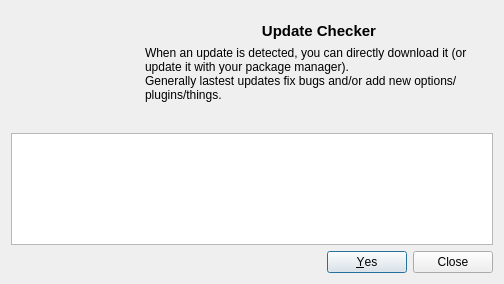
<?xml version="1.0" encoding="UTF-8"?>
<ui version="4.0">
 <class>pUpdateCheckerDialog</class>
 <widget class="QDialog" name="pUpdateCheckerDialog">
  <property name="geometry">
   <rect>
    <x>0</x>
    <y>0</y>
    <width>504</width>
    <height>284</height>
   </rect>
  </property>
  <property name="windowTitle">
   <string>Update Checker</string>
  </property>
  <property name="windowIcon">
   <iconset resource="resources/pUpdateChecker.qrc">
    <normaloff>:/icons/pUpdateChecker.png</normaloff>:/icons/pUpdateChecker.png</iconset>
  </property>
  <layout class="QVBoxLayout" name="verticalLayout">
   <item>
    <layout class="QGridLayout" name="gridLayout">
     <item row="0" column="0" rowspan="4">
      <widget class="QLabel" name="lLogo">
       <property name="sizePolicy">
        <sizepolicy hsizetype="Maximum" vsizetype="Maximum">
         <horstretch>0</horstretch>
         <verstretch>0</verstretch>
        </sizepolicy>
       </property>
       <property name="maximumSize">
        <size>
         <width>128</width>
         <height>128</height>
        </size>
       </property>
       <property name="pixmap">
        <pixmap resource="resources/pUpdateChecker.qrc">:/icons/pUpdateChecker.png</pixmap>
       </property>
       <property name="scaledContents">
        <bool>true</bool>
       </property>
      </widget>
     </item>
     <item row="1" column="1">
      <widget class="QLabel" name="lTitle">
       <property name="sizePolicy">
        <sizepolicy hsizetype="Preferred" vsizetype="Maximum">
         <horstretch>0</horstretch>
         <verstretch>0</verstretch>
        </sizepolicy>
       </property>
       <property name="font">
        <font>
         <pointsize>11</pointsize>
         <weight>75</weight>
         <bold>true</bold>
        </font>
       </property>
       <property name="text">
        <string>Update Checker</string>
       </property>
       <property name="alignment">
        <set>Qt::AlignCenter</set>
       </property>
      </widget>
     </item>
     <item row="2" column="1">
      <widget class="QLabel" name="lInformations">
       <property name="sizePolicy">
        <sizepolicy hsizetype="Preferred" vsizetype="Preferred">
         <horstretch>0</horstretch>
         <verstretch>0</verstretch>
        </sizepolicy>
       </property>
       <property name="text">
        <string>When an update is detected, you can directly download it (or update it with your package manager).
Generally lastest updates fix bugs and/or add new options/plugins/things.</string>
       </property>
       <property name="alignment">
        <set>Qt::AlignBottom|Qt::AlignLeading|Qt::AlignLeft</set>
       </property>
       <property name="wordWrap">
        <bool>true</bool>
       </property>
      </widget>
     </item>
     <item row="3" column="1">
      <spacer name="verticalSpacer">
       <property name="orientation">
        <enum>Qt::Vertical</enum>
       </property>
       <property name="sizeType">
        <enum>QSizePolicy::Fixed</enum>
       </property>
       <property name="sizeHint" stdset="0">
        <size>
         <width>16</width>
         <height>5</height>
        </size>
       </property>
      </spacer>
     </item>
     <item row="0" column="1">
      <spacer name="verticalSpacer_2">
       <property name="orientation">
        <enum>Qt::Vertical</enum>
       </property>
       <property name="sizeType">
        <enum>QSizePolicy::Fixed</enum>
       </property>
       <property name="sizeHint" stdset="0">
        <size>
         <width>16</width>
         <height>5</height>
        </size>
       </property>
      </spacer>
     </item>
    </layout>
   </item>
   <item>
    <widget class="QLabel" name="lVersion">
     <property name="alignment">
      <set>Qt::AlignCenter</set>
     </property>
    </widget>
   </item>
   <item>
    <widget class="QListWidget" name="lwVersions">
     <property name="modelColumn">
      <number>0</number>
     </property>
     <property name="uniformItemSizes">
      <bool>true</bool>
     </property>
    </widget>
   </item>
   <item>
    <widget class="QDialogButtonBox" name="dbbButtons">
     <property name="standardButtons">
      <set>QDialogButtonBox::Close|QDialogButtonBox::Yes</set>
     </property>
    </widget>
   </item>
  </layout>
 </widget>
 <resources>
  <include location="resources/pUpdateChecker.qrc"/>
 </resources>
 <connections>
  <connection>
   <sender>dbbButtons</sender>
   <signal>rejected()</signal>
   <receiver>pUpdateCheckerDialog</receiver>
   <slot>reject()</slot>
   <hints>
    <hint type="sourcelabel">
     <x>280</x>
     <y>276</y>
    </hint>
    <hint type="destinationlabel">
     <x>326</x>
     <y>326</y>
    </hint>
   </hints>
  </connection>
  <connection>
   <sender>dbbButtons</sender>
   <signal>accepted()</signal>
   <receiver>pUpdateCheckerDialog</receiver>
   <slot>accept()</slot>
   <hints>
    <hint type="sourcelabel">
     <x>230</x>
     <y>276</y>
    </hint>
    <hint type="destinationlabel">
     <x>236</x>
     <y>326</y>
    </hint>
   </hints>
  </connection>
 </connections>
</ui>
